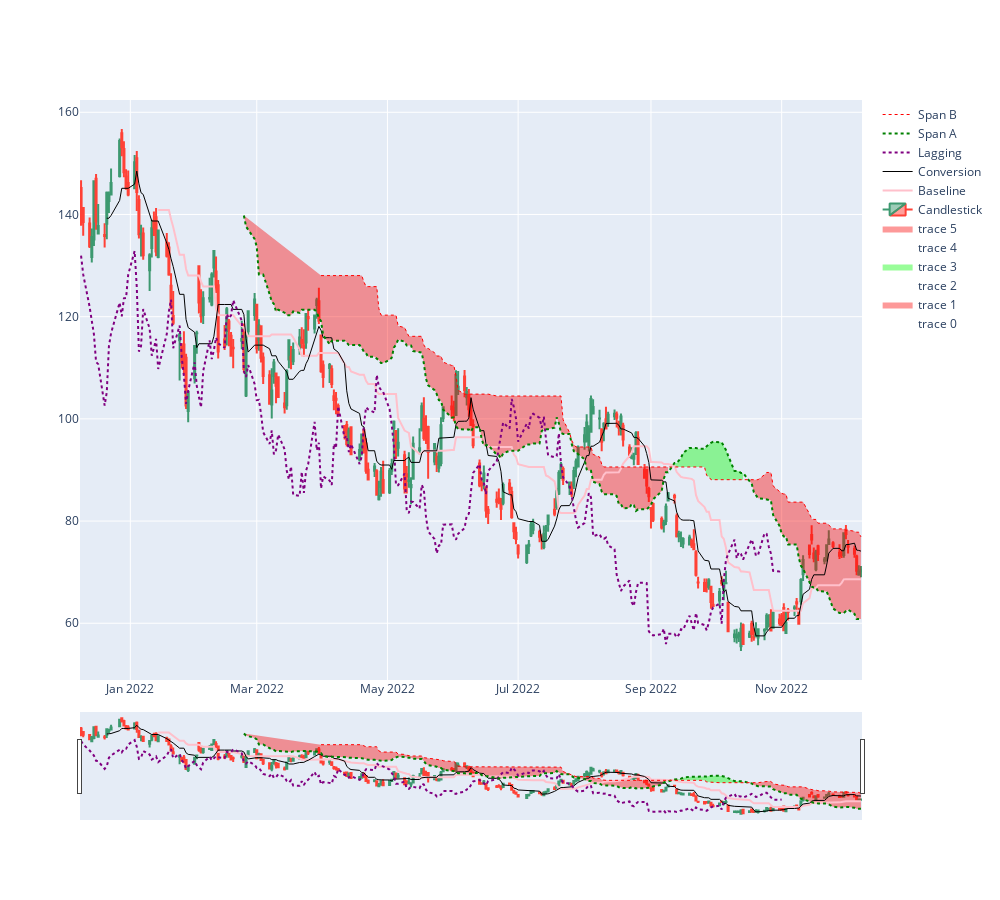

Notebook code cell kept with this figure:
### Markdown cell above
Plot

### Code cell
# We will use 2 dataframes
# 1 will contain the fill data between the spans
# The other will be stored with the original data in df1
df1 = amd_df.copy()

fig = go.Figure()

# Where SpanA is greater than SpanB give label a value of 1 or 0 if not
amd_df['label'] = np.where(amd_df['SpanA'] > amd_df['SpanB'], 1, 0)

# Shift 1 period, compare dataframe for inequality with the cumulative 
# sum and store in group
amd_df['group'] = amd_df['label'].ne(amd_df['label'].shift()).cumsum()

# Get a groupby object that contains information on the group
amd_df = amd_df.groupby('group')

# Cycle through the data pertaining to the fill between spans
dfs = []
for name, data in amd_df:
    dfs.append(data)

    
# Add 2 traces to the fig object for each time the spans cross
# and then define the fill using fill='tonexty' for the second trace
for df in dfs:
    fig.add_traces(go.Scatter(x=df.index, y = df.SpanA,
                              line = dict(color='rgba(0,0,0,0)')))
    
    fig.add_traces(go.Scatter(x=df.index, y = df.SpanB,
                              line = dict(color='rgba(0,0,0,0)'),
                              fill='tonexty', 
                              fillcolor = getFillColor(df['label'].iloc[0])))


# Create plots for all of the nonfill data
baseline = go.Scatter(x=df1.index, y=df1['Baseline'], 
                   line=dict(color='pink', width=2), name="Baseline")

conversion = go.Scatter(x=df1.index, y=df1['Conversion'], 
                  line=dict(color='black', width=1), name="Conversion")

lagging = go.Scatter(x=df1.index, y=df1['LagSpan'], 
                  line=dict(color='purple', width=2, dash='dot'), name="Lagging")

span_a = go.Scatter(x=df1.index, y=df1['SpanA'],
                  line=dict(color='green', width=2, dash='dot'), name="Span A")

span_b = go.Scatter(x=df1.index, y=df1['SpanB'],
                    line=dict(color='red', width=1, dash='dot'), name="Span B")

# Add plots to the figure
fig.add_trace(candle)
fig.add_trace(baseline)
fig.add_trace(conversion)
fig.add_trace(lagging)
fig.add_trace(span_a)
fig.add_trace(span_b)

fig.update_layout(height=900, width=1000, 
                  showlegend=True)

fig.show()

### Figure 1 — Plotly figure (JSON) as saved in the notebook; plotly's stock layout.template omitted (floating-point values rounded to 4 significant figures; data arrays with more than 128 entries replaced by an {"elided": "..."} marker saying what was removed)
{"data": [{"line": {"color": "rgba(0,0,0,0)"}, "type": "scatter", "x": {"elided": "189 str values"}, "y": {"elided": "189 float values"}}, {"fill": "tonexty", "fillcolor": "rgba(250, 0, 0, 0.4)", "line": {"color": "rgba(0,0,0,0)"}, "type": "scatter", "x": {"elided": "189 str values"}, "y": {"elided": "189 float values"}}, {"line": {"color": "rgba(0,0,0,0)"}, "type": "scatter", "x": ["2022-09-12T00:00:00", "2022-09-13T00:00:00", "2022-09-14T00:00:00", "2022-09-15T00:00:00", "2022-09-16T00:00:00", "2022-09-19T00:00:00", "2022-09-20T00:00:00", "2022-09-21T00:00:00", "2022-09-22T00:00:00", "2022-09-23T00:00:00", "2022-09-26T00:00:00", "2022-09-27T00:00:00", "2022-09-28T00:00:00", "2022-09-29T00:00:00", "2022-09-30T00:00:00", "2022-10-03T00:00:00", "2022-10-04T00:00:00", "2022-10-05T00:00:00", "2022-10-06T00:00:00", "2022-10-07T00:00:00", "2022-10-10T00:00:00", "2022-10-11T00:00:00", "2022-10-12T00:00:00", "2022-10-13T00:00:00", "2022-10-14T00:00:00"], "y": [91.37, 91.37, 91.77, 92.34, 93.32, 94.31, 94.31, 94.31, 94.32, 94.15, 94.16, 94.63, 95.07, 95.32, 95.51, 95.51, 95.41, 94.66, 93.93, 92.82, 89.81, 89.81, 89.73, 89.42, 89.42]}, {"fill": "tonexty", "fillcolor": "rgba(0, 250, 0, 0.4)", "line": {"color": "rgba(0,0,0,0)"}, "type": "scatter", "x": ["2022-09-12T00:00:00", "2022-09-13T00:00:00", "2022-09-14T00:00:00", "2022-09-15T00:00:00", "2022-09-16T00:00:00", "2022-09-19T00:00:00", "2022-09-20T00:00:00", "2022-09-21T00:00:00", "2022-09-22T00:00:00", "2022-09-23T00:00:00", "2022-09-26T00:00:00", "2022-09-27T00:00:00", "2022-09-28T00:00:00", "2022-09-29T00:00:00", "2022-09-30T00:00:00", "2022-10-03T00:00:00", "2022-10-04T00:00:00", "2022-10-05T00:00:00", "2022-10-06T00:00:00", "2022-10-07T00:00:00", "2022-10-10T00:00:00", "2022-10-11T00:00:00", "2022-10-12T00:00:00", "2022-10-13T00:00:00", "2022-10-14T00:00:00"], "y": [90.58, 90.58, 90.58, 90.58, 90.58, 90.58, 90.58, 90.58, 90.58, 90.58, 90.58, 88.92, 88.72, 88.09, 88.09, 88.09, 88.09, 88.09, 88.09, 88.09, 88.09, 88.09, 88.09, 88.09, 88.09]}, {"line": {"color": "rgba(0,0,0,0)"}, "type": "scatter", "x": ["2022-10-17T00:00:00", "2022-10-18T00:00:00", "2022-10-19T00:00:00", "2022-10-20T00:00:00", "2022-10-21T00:00:00", "2022-10-24T00:00:00", "2022-10-25T00:00:00", "2022-10-26T00:00:00", "2022-10-27T00:00:00", "2022-10-28T00:00:00", "2022-10-31T00:00:00", "2022-11-01T00:00:00", "2022-11-02T00:00:00", "2022-11-03T00:00:00", "2022-11-04T00:00:00", "2022-11-07T00:00:00", "2022-11-08T00:00:00", "2022-11-09T00:00:00", "2022-11-10T00:00:00", "2022-11-11T00:00:00", "2022-11-14T00:00:00", "2022-11-15T00:00:00", "2022-11-16T00:00:00", "2022-11-17T00:00:00", "2022-11-18T00:00:00", "2022-11-21T00:00:00", "2022-11-22T00:00:00", "2022-11-23T00:00:00", "2022-11-25T00:00:00", "2022-11-28T00:00:00", "2022-11-29T00:00:00", "2022-11-30T00:00:00", "2022-12-01T00:00:00", "2022-12-02T00:00:00", "2022-12-05T00:00:00", "2022-12-06T00:00:00", "2022-12-07T00:00:00", "2022-12-08T00:00:00"], "y": [87.81, 87.37, 85.67, 84.95, 84.47, 84.35, 84.22, 84.22, 84.01, 81.19, 79.05, 77.54, 77.0, 77.0, 75.42, 75.42, 75.42, 72.79, 71.25, 70.67, 68.1, 67.14, 67.02, 67.02, 66.28, 66.28, 66.19, 65.23, 62.9, 62.01, 62.01, 62.01, 62.38, 62.67, 61.82, 60.82, 60.82, 60.82]}, {"fill": "tonexty", "fillcolor": "rgba(250, 0, 0, 0.4)", "line": {"color": "rgba(0,0,0,0)"}, "type": "scatter", "x": ["2022-10-17T00:00:00", "2022-10-18T00:00:00", "2022-10-19T00:00:00", "2022-10-20T00:00:00", "2022-10-21T00:00:00", "2022-10-24T00:00:00", "2022-10-25T00:00:00", "2022-10-26T00:00:00", "2022-10-27T00:00:00", "2022-10-28T00:00:00", "2022-10-31T00:00:00", "2022-11-01T00:00:00", "2022-11-02T00:00:00", "2022-11-03T00:00:00", "2022-11-04T00:00:00", "2022-11-07T00:00:00", "2022-11-08T00:00:00", "2022-11-09T00:00:00", "2022-11-10T00:00:00", "2022-11-11T00:00:00", "2022-11-14T00:00:00", "2022-11-15T00:00:00", "2022-11-16T00:00:00", "2022-11-17T00:00:00", "2022-11-18T00:00:00", "2022-11-21T00:00:00", "2022-11-22T00:00:00", "2022-11-23T00:00:00", "2022-11-25T00:00:00", "2022-11-28T00:00:00", "2022-11-29T00:00:00", "2022-11-30T00:00:00", "2022-12-01T00:00:00", "2022-12-02T00:00:00", "2022-12-05T00:00:00", "2022-12-06T00:00:00", "2022-12-07T00:00:00", "2022-12-08T00:00:00"], "y": [88.09, 88.09, 88.09, 88.09, 88.09, 89.07, 89.51, 89.51, 89.51, 86.88, 85.7, 85.42, 85.29, 85.29, 83.71, 83.71, 83.71, 83.71, 83.71, 83.71, 81.4, 80.44, 80.32, 80.32, 79.58, 79.58, 79.58, 79.22, 78.47, 78.47, 78.47, 78.47, 78.21, 78.21, 78.01, 77.82, 77.82, 76.91]}, {"close": {"elided": "252 float values"}, "high": {"elided": "252 float values"}, "low": {"elided": "252 float values"}, "name": "Candlestick", "open": {"elided": "252 float values"}, "type": "candlestick", "x": {"elided": "252 str values"}}, {"line": {"color": "pink", "width": 2}, "name": "Baseline", "type": "scatter", "x": {"elided": "252 str values"}, "y": {"elided": "252 float values"}}, {"line": {"color": "black", "width": 1}, "name": "Conversion", "type": "scatter", "x": {"elided": "252 str values"}, "y": {"elided": "252 float values"}}, {"line": {"color": "purple", "dash": "dot", "width": 2}, "name": "Lagging", "type": "scatter", "x": {"elided": "252 str values"}, "y": {"elided": "252 float values"}}, {"line": {"color": "green", "dash": "dot", "width": 2}, "name": "Span A", "type": "scatter", "x": {"elided": "252 str values"}, "y": {"elided": "252 float values"}}, {"line": {"color": "red", "dash": "dot", "width": 1}, "name": "Span B", "type": "scatter", "x": {"elided": "252 str values"}, "y": {"elided": "252 float values"}}], "layout": {"height": 900, "showlegend": true, "width": 1000}}
